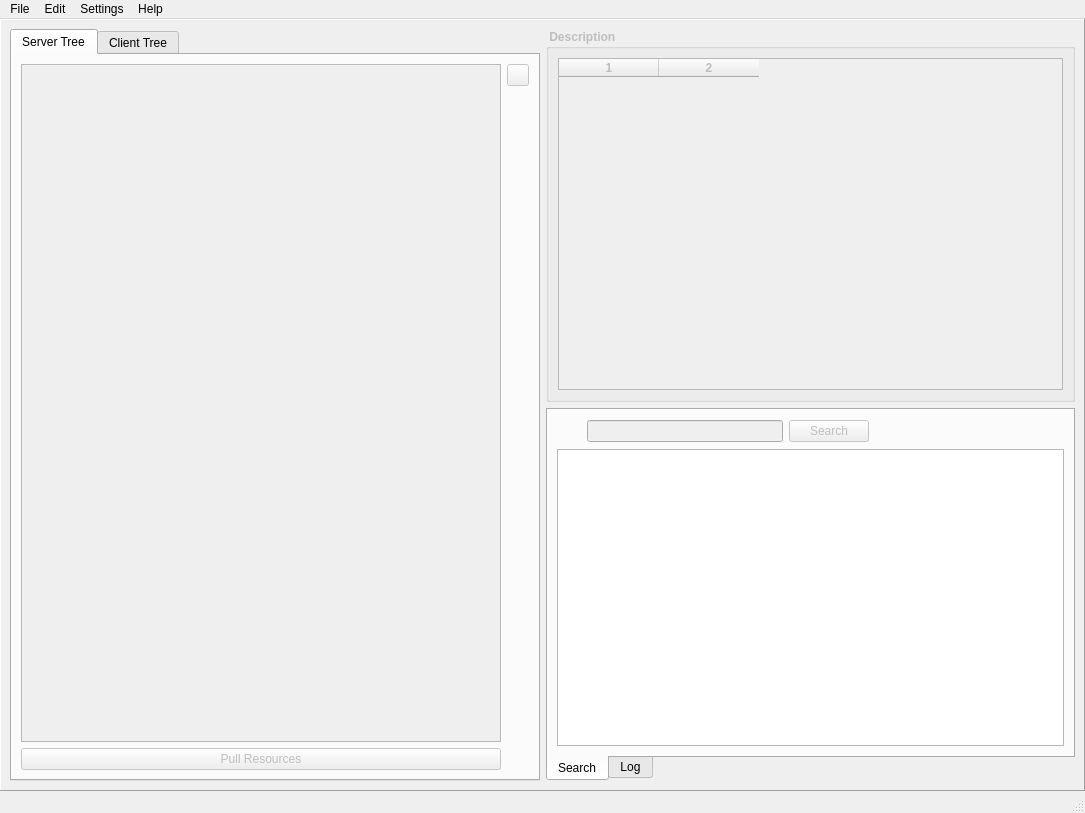
<?xml version="1.0" encoding="UTF-8"?>
<ui version="4.0">
 <class>MIDASDesktopWindow</class>
 <widget class="QMainWindow" name="MIDASDesktopWindow">
  <property name="geometry">
   <rect>
    <x>0</x>
    <y>0</y>
    <width>1085</width>
    <height>813</height>
   </rect>
  </property>
  <property name="windowTitle">
   <string>Midas Desktop</string>
  </property>
  <property name="windowIcon">
   <iconset resource="../MIDASDesktopIcons.qrc">
    <normaloff>:/icons/Icon16.PNG</normaloff>:/icons/Icon16.PNG</iconset>
  </property>
  <widget class="QWidget" name="centralwidget">
   <layout class="QGridLayout">
    <property name="margin">
     <number>0</number>
    </property>
    <property name="spacing">
     <number>6</number>
    </property>
    <item row="0" column="0">
     <widget class="QFrame" name="frame">
      <property name="frameShape">
       <enum>QFrame::Panel</enum>
      </property>
      <property name="frameShadow">
       <enum>QFrame::Raised</enum>
      </property>
      <layout class="QGridLayout" name="gridLayout_5">
       <item row="0" column="1">
        <widget class="QGroupBox" name="midasTreeItemInfoGroupBox">
         <property name="enabled">
          <bool>false</bool>
         </property>
         <property name="sizePolicy">
          <sizepolicy hsizetype="Expanding" vsizetype="Preferred">
           <horstretch>0</horstretch>
           <verstretch>0</verstretch>
          </sizepolicy>
         </property>
         <property name="font">
          <font>
           <weight>75</weight>
           <bold>true</bold>
          </font>
         </property>
         <property name="title">
          <string> Description </string>
         </property>
         <layout class="QGridLayout" name="gridLayout_2">
          <item row="0" column="0">
           <widget class="MidasResourceDescTable" name="midasTreeItemInfoTable">
            <property name="toolTip">
             <string>Community, Collection or Item detailed information.</string>
            </property>
            <property name="tabKeyNavigation">
             <bool>false</bool>
            </property>
            <property name="alternatingRowColors">
             <bool>true</bool>
            </property>
            <property name="selectionMode">
             <enum>QAbstractItemView::SingleSelection</enum>
            </property>
            <property name="selectionBehavior">
             <enum>QAbstractItemView::SelectRows</enum>
            </property>
            <property name="gridStyle">
             <enum>Qt::NoPen</enum>
            </property>
            <property name="columnCount">
             <number>2</number>
            </property>
            <column/>
            <column/>
           </widget>
          </item>
         </layout>
        </widget>
       </item>
       <item row="1" column="1">
        <widget class="QTabWidget" name="logAndSearchTabContainer">
         <property name="tabPosition">
          <enum>QTabWidget::South</enum>
         </property>
         <property name="currentIndex">
          <number>0</number>
         </property>
         <widget class="QWidget" name="searchTab">
          <attribute name="title">
           <string>Search</string>
          </attribute>
          <layout class="QGridLayout" name="gridLayout_3">
           <item row="0" column="0">
            <layout class="QHBoxLayout" name="horizontalLayout_4">
             <item>
              <widget class="QLabel" name="label_8">
               <property name="minimumSize">
                <size>
                 <width>24</width>
                 <height>24</height>
                </size>
               </property>
               <property name="maximumSize">
                <size>
                 <width>24</width>
                 <height>24</height>
                </size>
               </property>
               <property name="text">
                <string/>
               </property>
               <property name="pixmap">
                <pixmap resource="../MIDASDesktopIcons.qrc">:/icons/find.png</pixmap>
               </property>
               <property name="scaledContents">
                <bool>true</bool>
               </property>
              </widget>
             </item>
             <item>
              <widget class="QLineEdit" name="searchQueryEdit">
               <property name="enabled">
                <bool>false</bool>
               </property>
               <property name="sizePolicy">
                <sizepolicy hsizetype="Expanding" vsizetype="Fixed">
                 <horstretch>0</horstretch>
                 <verstretch>0</verstretch>
                </sizepolicy>
               </property>
              </widget>
             </item>
             <item>
              <widget class="QPushButton" name="searchButton">
               <property name="enabled">
                <bool>false</bool>
               </property>
               <property name="text">
                <string>Search</string>
               </property>
              </widget>
             </item>
             <item>
              <spacer name="horizontalSpacer_2">
               <property name="orientation">
                <enum>Qt::Horizontal</enum>
               </property>
               <property name="sizeHint" stdset="0">
                <size>
                 <width>40</width>
                 <height>20</height>
                </size>
               </property>
              </spacer>
             </item>
            </layout>
           </item>
           <item row="1" column="0">
            <widget class="MidasSearchResultList" name="searchItemsListWidget">
             <property name="sizePolicy">
              <sizepolicy hsizetype="Expanding" vsizetype="Expanding">
               <horstretch>0</horstretch>
               <verstretch>0</verstretch>
              </sizepolicy>
             </property>
             <property name="toolTip">
              <string>List of items retrieved using the provided search query</string>
             </property>
             <property name="alternatingRowColors">
              <bool>true</bool>
             </property>
             <property name="selectionBehavior">
              <enum>QAbstractItemView::SelectRows</enum>
             </property>
            </widget>
           </item>
          </layout>
         </widget>
         <widget class="QWidget" name="tab_7">
          <attribute name="title">
           <string>Log</string>
          </attribute>
          <layout class="QGridLayout" name="gridLayout_8">
           <item row="0" column="0" colspan="2">
            <widget class="QTextEdit" name="log">
             <property name="toolTip">
              <string/>
             </property>
             <property name="readOnly">
              <bool>true</bool>
             </property>
            </widget>
           </item>
           <item row="1" column="1">
            <widget class="QPushButton" name="clearLogButton">
             <property name="text">
              <string>Clear Log</string>
             </property>
             <property name="icon">
              <iconset resource="../MIDASDesktopIcons.qrc">
               <normaloff>:/icons/delete.png</normaloff>:/icons/delete.png</iconset>
             </property>
            </widget>
           </item>
           <item row="1" column="0">
            <spacer name="horizontalSpacer">
             <property name="orientation">
              <enum>Qt::Horizontal</enum>
             </property>
             <property name="sizeHint" stdset="0">
              <size>
               <width>40</width>
               <height>20</height>
              </size>
             </property>
            </spacer>
           </item>
          </layout>
         </widget>
        </widget>
       </item>
       <item row="0" column="0" rowspan="2">
        <widget class="QTabWidget" name="treeTabContainer">
         <property name="currentIndex">
          <number>0</number>
         </property>
         <widget class="QWidget" name="serverTab">
          <attribute name="title">
           <string>Server Tree</string>
          </attribute>
          <layout class="QGridLayout" name="gridLayout_4">
           <item row="0" column="0" rowspan="2">
            <widget class="MidasTreeView" name="treeView">
             <property name="enabled">
              <bool>false</bool>
             </property>
             <property name="sizePolicy">
              <sizepolicy hsizetype="Minimum" vsizetype="Expanding">
               <horstretch>0</horstretch>
               <verstretch>0</verstretch>
              </sizepolicy>
             </property>
             <property name="acceptDrops">
              <bool>true</bool>
             </property>
            </widget>
           </item>
           <item row="2" column="0">
            <widget class="QPushButton" name="pull_Button">
             <property name="enabled">
              <bool>false</bool>
             </property>
             <property name="text">
              <string>Pull Resources</string>
             </property>
             <property name="icon">
              <iconset resource="../MIDASDesktopIcons.qrc">
               <normaloff>:/icons/nav_right_green.png</normaloff>:/icons/nav_right_green.png</iconset>
             </property>
            </widget>
           </item>
           <item row="0" column="1">
            <widget class="QPushButton" name="refreshButton">
             <property name="enabled">
              <bool>false</bool>
             </property>
             <property name="maximumSize">
              <size>
               <width>22</width>
               <height>22</height>
              </size>
             </property>
             <property name="toolTip">
              <string>Refresh List</string>
             </property>
             <property name="text">
              <string/>
             </property>
             <property name="icon">
              <iconset resource="../MIDASDesktopIcons.qrc">
               <normaloff>:/icons/refresh.png</normaloff>:/icons/refresh.png</iconset>
             </property>
            </widget>
           </item>
           <item row="1" column="1">
            <spacer name="verticalSpacer_2">
             <property name="orientation">
              <enum>Qt::Vertical</enum>
             </property>
             <property name="sizeHint" stdset="0">
              <size>
               <width>20</width>
               <height>40</height>
              </size>
             </property>
            </spacer>
           </item>
          </layout>
         </widget>
         <widget class="QWidget" name="clientTab">
          <attribute name="title">
           <string>Client Tree</string>
          </attribute>
          <layout class="QGridLayout" name="gridLayout">
           <item row="3" column="0">
            <widget class="QPushButton" name="push_Button">
             <property name="enabled">
              <bool>false</bool>
             </property>
             <property name="text">
              <string>Push Resources</string>
             </property>
             <property name="icon">
              <iconset resource="../MIDASDesktopIcons.qrc">
               <normaloff>:/icons/nav_left_green.png</normaloff>:/icons/nav_left_green.png</iconset>
             </property>
            </widget>
           </item>
           <item row="3" column="1">
            <widget class="QPushButton" name="addResource_Button">
             <property name="enabled">
              <bool>false</bool>
             </property>
             <property name="text">
              <string>Add Resource</string>
             </property>
             <property name="icon">
              <iconset resource="../MIDASDesktopIcons.qrc">
               <normaloff>:/icons/add2.png</normaloff>:/icons/add2.png</iconset>
             </property>
            </widget>
           </item>
           <item row="0" column="0" rowspan="3" colspan="2">
            <widget class="MidasTreeViewClient" name="treeViewClient">
             <property name="enabled">
              <bool>false</bool>
             </property>
             <property name="sizePolicy">
              <sizepolicy hsizetype="Minimum" vsizetype="Expanding">
               <horstretch>0</horstretch>
               <verstretch>0</verstretch>
              </sizepolicy>
             </property>
             <property name="acceptDrops">
              <bool>true</bool>
             </property>
            </widget>
           </item>
           <item row="0" column="2">
            <widget class="QPushButton" name="clientExpandAllButton">
             <property name="enabled">
              <bool>false</bool>
             </property>
             <property name="maximumSize">
              <size>
               <width>22</width>
               <height>22</height>
              </size>
             </property>
             <property name="toolTip">
              <string>Expand All</string>
             </property>
             <property name="text">
              <string>+</string>
             </property>
            </widget>
           </item>
           <item row="2" column="2">
            <spacer name="verticalSpacer">
             <property name="orientation">
              <enum>Qt::Vertical</enum>
             </property>
             <property name="sizeHint" stdset="0">
              <size>
               <width>20</width>
               <height>40</height>
              </size>
             </property>
            </spacer>
           </item>
           <item row="1" column="2">
            <widget class="QPushButton" name="clientCollapseAllButton">
             <property name="enabled">
              <bool>false</bool>
             </property>
             <property name="maximumSize">
              <size>
               <width>22</width>
               <height>22</height>
              </size>
             </property>
             <property name="toolTip">
              <string>Collapse All</string>
             </property>
             <property name="text">
              <string>-</string>
             </property>
            </widget>
           </item>
          </layout>
         </widget>
        </widget>
       </item>
      </layout>
     </widget>
    </item>
   </layout>
  </widget>
  <widget class="QMenuBar" name="menubar">
   <property name="geometry">
    <rect>
     <x>0</x>
     <y>0</y>
     <width>1085</width>
     <height>20</height>
    </rect>
   </property>
   <widget class="QMenu" name="menuHelp">
    <property name="title">
     <string>Help</string>
    </property>
    <addaction name="actionAbout"/>
   </widget>
   <widget class="QMenu" name="menuFile">
    <property name="title">
     <string>File</string>
    </property>
    <addaction name="actionChoose_Local_Database"/>
    <addaction name="separator"/>
    <addaction name="actionSign_In"/>
    <addaction name="separator"/>
    <addaction name="actionQuit"/>
   </widget>
   <widget class="QMenu" name="menuSettings">
    <property name="title">
     <string>Settings</string>
    </property>
    <addaction name="actionCreate_Profile"/>
    <addaction name="actionEdit_search_settings"/>
    <addaction name="separator"/>
   </widget>
   <widget class="QMenu" name="menuCommunity">
    <property name="title">
     <string>Edit</string>
    </property>
    <widget class="QMenu" name="menuServer">
     <property name="title">
      <string>Server</string>
     </property>
     <property name="icon">
      <iconset resource="../MIDASDesktopIcons.qrc">
       <normaloff>:/icons/earth_network.png</normaloff>:/icons/earth_network.png</iconset>
     </property>
     <addaction name="actionPull_Resource"/>
    </widget>
    <widget class="QMenu" name="menuClient">
     <property name="title">
      <string>Client</string>
     </property>
     <property name="icon">
      <iconset resource="../MIDASDesktopIcons.qrc">
       <normaloff>:/icons/workstation_network.png</normaloff>:/icons/workstation_network.png</iconset>
     </property>
     <addaction name="actionAdd_community"/>
     <addaction name="separator"/>
     <addaction name="actionAdd_subcommunity"/>
     <addaction name="actionAdd_collection"/>
     <addaction name="separator"/>
     <addaction name="actionAdd_item"/>
     <addaction name="separator"/>
     <addaction name="actionAdd_bitstream"/>
     <addaction name="separator"/>
     <addaction name="actionPush_Resources"/>
    </widget>
    <addaction name="menuClient"/>
    <addaction name="menuServer"/>
   </widget>
   <addaction name="menuFile"/>
   <addaction name="menuCommunity"/>
   <addaction name="menuSettings"/>
   <addaction name="menuHelp"/>
  </widget>
  <widget class="QStatusBar" name="statusbar"/>
  <action name="actionSign_In">
   <property name="icon">
    <iconset resource="../MIDASDesktopIcons.qrc">
     <normaloff>:/icons/earth_connection.png</normaloff>:/icons/earth_connection.png</iconset>
   </property>
   <property name="text">
    <string>Sign In</string>
   </property>
   <property name="statusTip">
    <string>Connect to database.</string>
   </property>
  </action>
  <action name="actionQuit">
   <property name="text">
    <string>Quit</string>
   </property>
   <property name="statusTip">
    <string>Quit MidasDesktop</string>
   </property>
  </action>
  <action name="actionEdit_search_settings">
   <property name="icon">
    <iconset resource="../MIDASDesktopIcons.qrc">
     <normaloff>:/icons/find.png</normaloff>:/icons/find.png</iconset>
   </property>
   <property name="text">
    <string>Search</string>
   </property>
   <property name="statusTip">
    <string>Set search parameters.</string>
   </property>
  </action>
  <action name="actionAbout">
   <property name="icon">
    <iconset resource="../MIDASDesktopIcons.qrc">
     <normaloff>:/icons/Icon16.PNG</normaloff>:/icons/Icon16.PNG</iconset>
   </property>
   <property name="text">
    <string>About MIDASDesktop</string>
   </property>
   <property name="statusTip">
    <string>About MIDASDesktop.</string>
   </property>
  </action>
  <action name="actionCreate_Profile">
   <property name="icon">
    <iconset resource="../MIDASDesktopIcons.qrc">
     <normaloff>:/icons/dude3.png</normaloff>:/icons/dude3.png</iconset>
   </property>
   <property name="text">
    <string>Profile</string>
   </property>
   <property name="statusTip">
    <string>Create a user profile</string>
   </property>
  </action>
  <action name="actionChoose_Local_Database">
   <property name="icon">
    <iconset resource="../MIDASDesktopIcons.qrc">
     <normaloff>:/icons/workstation_network.png</normaloff>:/icons/workstation_network.png</iconset>
   </property>
   <property name="text">
    <string>Choose Local Database</string>
   </property>
   <property name="statusTip">
    <string>Select the location of the sqlite database</string>
   </property>
  </action>
  <action name="actionAdd_community">
   <property name="enabled">
    <bool>false</bool>
   </property>
   <property name="icon">
    <iconset resource="../MIDASDesktopIcons.qrc">
     <normaloff>:/icons/gpl_folder_add.png</normaloff>:/icons/gpl_folder_add.png</iconset>
   </property>
   <property name="text">
    <string>Add community</string>
   </property>
   <property name="statusTip">
    <string>Add a new community</string>
   </property>
  </action>
  <action name="actionAdd_subcommunity">
   <property name="enabled">
    <bool>false</bool>
   </property>
   <property name="icon">
    <iconset resource="../MIDASDesktopIcons.qrc">
     <normaloff>:/icons/gpl_folder_add.png</normaloff>:/icons/gpl_folder_add.png</iconset>
   </property>
   <property name="text">
    <string>Add subcommunity</string>
   </property>
   <property name="statusTip">
    <string>Add a new community under the selected one</string>
   </property>
  </action>
  <action name="actionAdd_collection">
   <property name="enabled">
    <bool>false</bool>
   </property>
   <property name="icon">
    <iconset resource="../MIDASDesktopIcons.qrc">
     <normaloff>:/icons/folder_add.png</normaloff>:/icons/folder_add.png</iconset>
   </property>
   <property name="text">
    <string>Add collection</string>
   </property>
   <property name="statusTip">
    <string>Add a new collection under the selected community</string>
   </property>
  </action>
  <action name="actionAdd_item">
   <property name="enabled">
    <bool>false</bool>
   </property>
   <property name="icon">
    <iconset resource="../MIDASDesktopIcons.qrc">
     <normaloff>:/icons/document_add.png</normaloff>:/icons/document_add.png</iconset>
   </property>
   <property name="text">
    <string>Add item</string>
   </property>
   <property name="statusTip">
    <string>Add a new item under the selected collection</string>
   </property>
  </action>
  <action name="actionAdd_bitstream">
   <property name="enabled">
    <bool>false</bool>
   </property>
   <property name="icon">
    <iconset resource="../MIDASDesktopIcons.qrc">
     <normaloff>:/icons/gpl_document_add.png</normaloff>:/icons/gpl_document_add.png</iconset>
   </property>
   <property name="text">
    <string>Add bitstream</string>
   </property>
   <property name="statusTip">
    <string>Add a new bitstream under the current item</string>
   </property>
  </action>
  <action name="actionPush_Resources">
   <property name="enabled">
    <bool>false</bool>
   </property>
   <property name="icon">
    <iconset resource="../MIDASDesktopIcons.qrc">
     <normaloff>:/icons/nav_left_green.png</normaloff>:/icons/nav_left_green.png</iconset>
   </property>
   <property name="text">
    <string>Push Resources</string>
   </property>
   <property name="statusTip">
    <string>Upload added resources to the server</string>
   </property>
  </action>
  <action name="actionPull_Resource">
   <property name="enabled">
    <bool>false</bool>
   </property>
   <property name="icon">
    <iconset resource="../MIDASDesktopIcons.qrc">
     <normaloff>:/icons/nav_right_green.png</normaloff>:/icons/nav_right_green.png</iconset>
   </property>
   <property name="text">
    <string>Pull Resource...</string>
   </property>
  </action>
 </widget>
 <customwidgets>
  <customwidget>
   <class>MidasTreeView</class>
   <extends>QTreeView</extends>
   <header>MidasTreeView.h</header>
  </customwidget>
  <customwidget>
   <class>MidasSearchResultList</class>
   <extends>QListWidget</extends>
   <header>MidasSearchResultList.h</header>
  </customwidget>
  <customwidget>
   <class>MidasResourceDescTable</class>
   <extends>QTableWidget</extends>
   <header>MidasResourceDescTable.h</header>
  </customwidget>
  <customwidget>
   <class>MidasTreeViewClient</class>
   <extends>QTreeView</extends>
   <header>MidasTreeViewClient.h</header>
  </customwidget>
 </customwidgets>
 <tabstops>
  <tabstop>searchQueryEdit</tabstop>
 </tabstops>
 <resources>
  <include location="../MIDASDesktopIcons.qrc"/>
  <include location="../MIDASDesktopIcons.qrc"/>
  <include location="../MIDASDesktopIcons.qrc"/>
  <include location="../MIDASDesktopIcons.qrc"/>
  <include location="../MIDASDesktopIcons.qrc"/>
  <include location="../MIDASDesktopIcons.qrc"/>
  <include location="../MIDASDesktopIcons.qrc"/>
  <include location="../MIDASDesktopIcons.qrc"/>
 </resources>
 <connections>
  <connection>
   <sender>clientExpandAllButton</sender>
   <signal>released()</signal>
   <receiver>treeViewClient</receiver>
   <slot>expandAll()</slot>
   <hints>
    <hint type="sourcelabel">
     <x>515</x>
     <y>74</y>
    </hint>
    <hint type="destinationlabel">
     <x>472</x>
     <y>274</y>
    </hint>
   </hints>
  </connection>
  <connection>
   <sender>clientCollapseAllButton</sender>
   <signal>released()</signal>
   <receiver>treeViewClient</receiver>
   <slot>collapseAll()</slot>
   <hints>
    <hint type="sourcelabel">
     <x>523</x>
     <y>103</y>
    </hint>
    <hint type="destinationlabel">
     <x>485</x>
     <y>391</y>
    </hint>
   </hints>
  </connection>
  <connection>
   <sender>clearLogButton</sender>
   <signal>released()</signal>
   <receiver>log</receiver>
   <slot>clear()</slot>
   <hints>
    <hint type="sourcelabel">
     <x>1002</x>
     <y>744</y>
    </hint>
    <hint type="destinationlabel">
     <x>893</x>
     <y>672</y>
    </hint>
   </hints>
  </connection>
 </connections>
 <slots>
  <slot>testDataBaseModel()</slot>
 </slots>
</ui>
